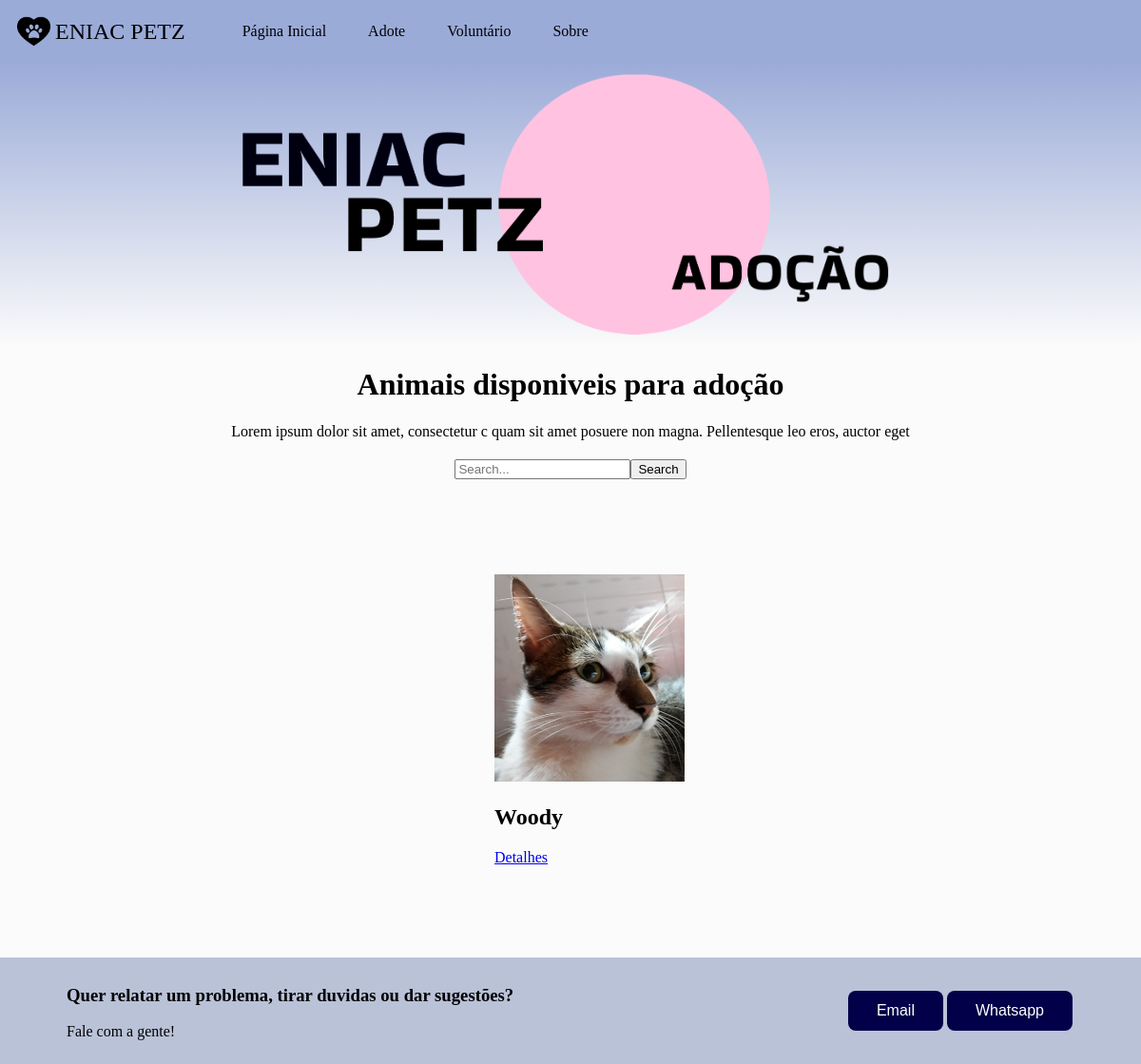
Page /animais/ on the earlier database version.
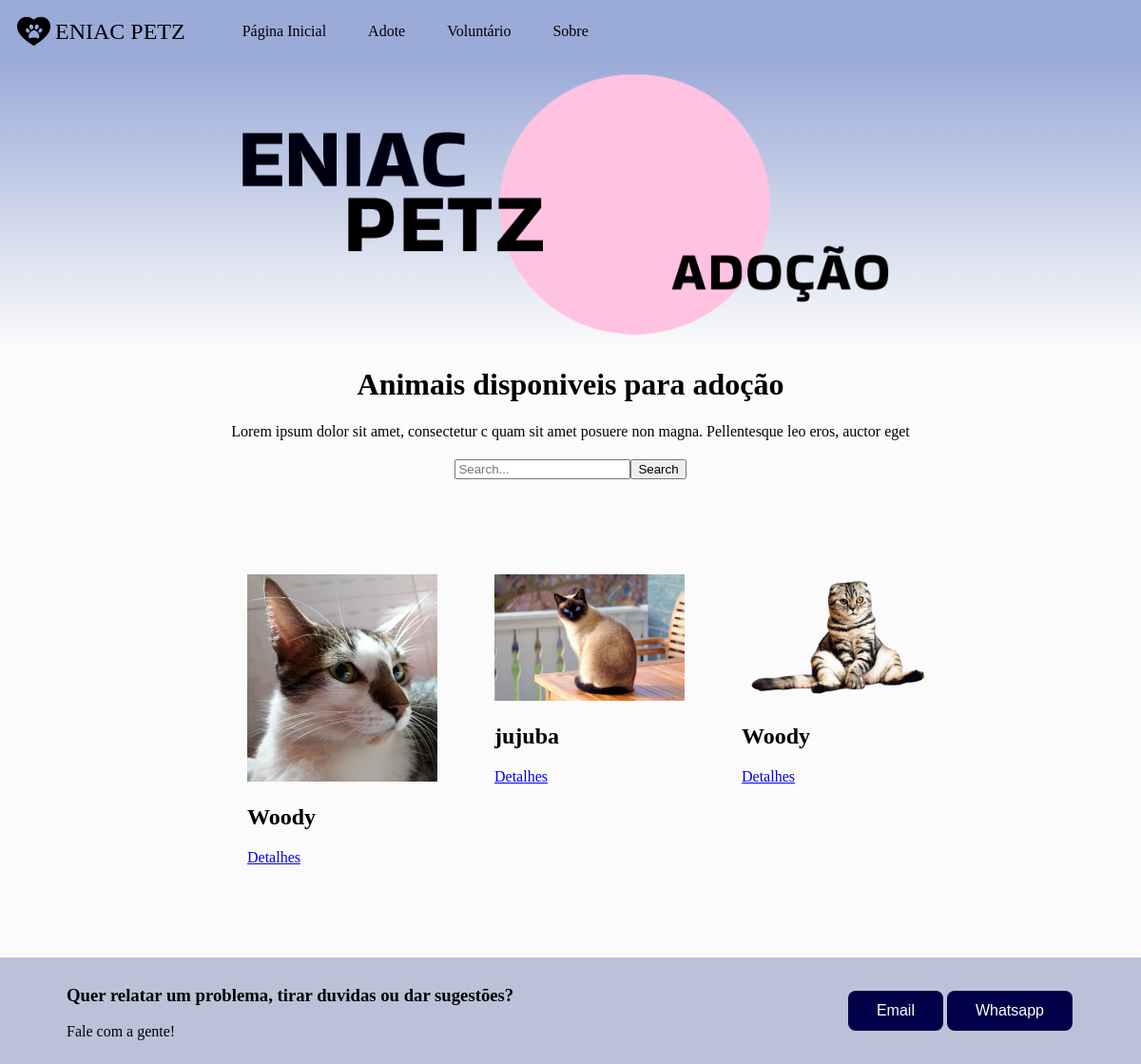
Same page on the later database version.
### app_animais/models.py (models this page shows, shortened)
class Animal(models.Model):
    nome = models.CharField(max_length=50)
    idade = models.IntegerField('idade')
    chip = models.CharField(max_length=15)
    info_animais = models.CharField('Sobre',max_length=500)
    image = models.ImageField(upload_to='images/')
    raca = models.ForeignKey(Raca, on_delete = models.CASCADE)
    especie = models.ForeignKey(Especie, on_delete = models.CASCADE)
    porte = models.ForeignKey(Porte, on_delete = models.CASCADE)
    sexo = models.ForeignKey(Sexo, on_delete = models.CASCADE)
    disponivel = models.BooleanField(default=True)
    data = models.DateTimeField(auto_now_add=True)
    class Meta:
        verbose_name = 'Animal'
        verbose_name_plural = 'Animais'
        ordering = ['-data']

### app_animais/views.py (the view)
# urls.py: path('animais/', animal_list, name='animais'),
def animal_list(request):
    animais_disponiveis = Animal.objects.filter(disponivel=True)
    return render(request, 'animais.html', {'animais': animais_disponiveis})

### app_animais/templates/animais.html
{% extends 'base.html' %}
{% load static %}
{% block content %}
<link rel="stylesheet" href="{% static '/animais/css/style.css' %}">
  <header class="header" >
    <img src="{% static '/animais/img/header-adocao.png' %}" class="header-adocao" alt="header-adocao"/>
  </header>
  <div class="titulo-superior">
   <h1>Animais disponiveis para adoção</h1>
   <a class="centralizar">Lorem ipsum dolor sit amet, consectetur c quam sit amet posuere non magna. Pellentesque leo eros, auctor eget </a>
  </div>
    <form class="search" method="GET" action="{% url 'search' %}">
        <input type="text" name="q" placeholder="Search...">
        <button type="submit">Search</button>
    </form>
  <div class="bloco-animais">
   <ul class= "flex-list" col-sm-3 col-6>
        {% for animal in animais %}
            <li class="animal-list">
                <img src="{{ animal.image.url }}" class ="foto-animal" alt="Imagem do Animal"/>
                <h2>{{ animal.nome }}</h2>
                <p><a href="{% url 'animal_detail' pk=animal.pk %}">Detalhes</a></p>
            </li>
        {% endfor %}
    </ul>
  </div>
    {% endblock %}

### abrigo/templates/base.html (shortened to what this page needs)
<!DOCTYPE html>
{% load static %}
<head>
  <link rel="stylesheet" href="{% static '/style.css' %}">
</head>
<body>
  <nav class="navbar">
    <div class="container">
      <img src="{% static '/img/logo.png' %}" class="img-logo" alt="Logo"/>
        <a href="/" class="navbar-brand">ENIAC PETZ</a>
        <ul class="navbar-nav">
            <li class="nav-item"><a href="/" class="nav-link">Página Inicial</a></li>
            <li class="nav-item"><a href="/animais" class="nav-link">Adote</a></li>
            <li class="nav-item"><a href="/voluntarios" class="nav-link">Voluntário</a></li>
            <li class="nav-item"><a href="/sobre" class="nav-link">Sobre</a></li>
        </ul>
    </div>
</nav>
{% block content %}{% endblock %}
<footer>
  <div class="container-footer">
  <h3>Quer relatar um problema, tirar duvidas ou dar sugestões?</h3>
  <a>Fale com a gente!</a>
  </div>
  <div class="container-button">
  <button class="button">Email</button>
  <button class="button">Whatsapp</button>
  </div>
</footer>
</body>
</html>

### abrigo/static/style.css (style rules this page uses)
body { margin: 0px; padding: 0px; background-color: rgba(251, 251, 251, 1); }
footer { background-color: rgba(186, 194, 216, 1); display: flex; justify-content: space-between; align-items: center; padding: 10px; }
.button { background-color: rgba(1, 0, 72, 1); border: none; color: white; padding: 12px 30px; text-decoration: none; display: inline-block; font-size: 16px; margin: 4px 2px; cursor: pointer; border-radius: 8px; }
.container-button { display: flex; justify-content: right; margin-right: 60px; }
.container-footer { display: grid; justify-content: left; margin-left: 60px; padding-bottom: 15px; vertical-align: middle; }
.navbar { background-color: rgba(155, 171, 216, 1); height: 65px; }
.img-logo { width:35px; height: auto; margin-left: 10px; }
.navbar .container { display: flex; align-items:center; padding: 8px; }
.navbar-brand { font-size: 1.5em; color: #000000; text-decoration: none; margin-left: 5px; }
.navbar-nav .nav-item { display: inline; margin-right: 20px; margin-left: 20px; }
.navbar-nav .nav-link { color: #000000; text-decoration: none; }

### app_animais/static/animais/css/style.css (style rules this page uses)
.header { background-image: linear-gradient(-360deg,rgba(251, 251, 251, 1),rgba(155, 171, 216, 1)); display: flex; height: 300px; align-items: center; justify-content: center; z-index: -1; }
.header-adocao { width: 700px; height: auto; }
.foto-animal { width: 200px; object-fit: cover; }
.flex-list { display: flex; flex-wrap: wrap; list-style: none; margin: 50px; justify-content: center; }
.animal-list { margin: 30px; }
h1 { display: flex; justify-content: center; }
.centralizar { display: flex; justify-content: center; }
.bloco-animais { max-width: 100%; overflow-x: auto; }
.search { display: flex; justify-content: center; margin: 20px; }
.titulo-superior { margin-top: 20px; }

Differences in the rows shown:
now on this page (row edited): Animal: image (picture), nome "jujuba"
added Animal: image (picture), nome "Woody"
